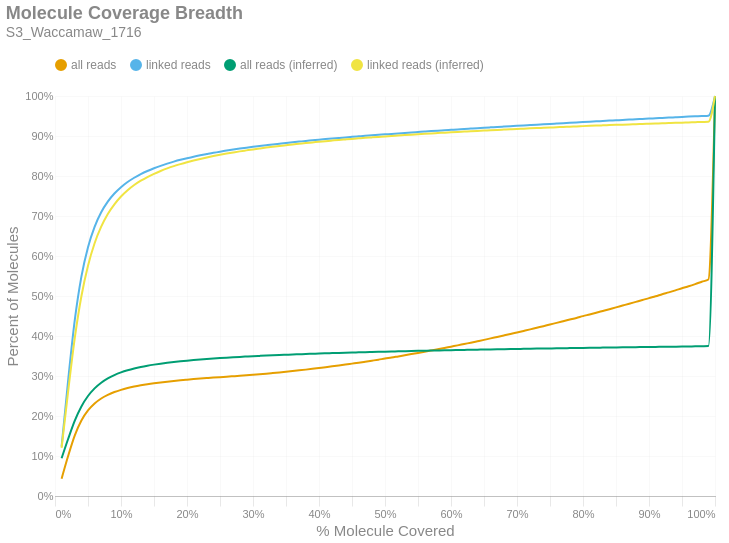

Notebook code cell kept with this figure:
### Markdown cell above
### Molecule Read Coverage
This chart shows molecule coverage breadth as computed by the number of bases aligned to that molecule. In other words, "*how much of each unique long molecule is actually sequenced/aligned?*" Keep in mind there is a distinction between sequences and alignments, since some sequences belonging to a particular molecule may not align well and wouldn't appear in the alignment data. This chart also shows molecule coverage breadth as computed by the *inferred fragment* from which the aligned sequences originate. Unlike read coverage, this calculation takes into account the total insert size, including unsequenced gaps between the forward and reverse reads. Like the previous figures, these are cumulative percents.

### Code cell
if SKIPLR:
    print_html(f"Skipped")
else:
    binned_df = consolidated_hist(valids['coverage_bp'], mask, 0.01, True)
    binned_df_inf = consolidated_hist(valids['coverage_inserts'], mask, 0.01, True)
    binned_df = binned_df.with_columns(pl.lit(binned_df_inf['all reads (cumsum)']).alias('all reads (inferred)'))
    binned_df = binned_df.with_columns(pl.lit(binned_df_inf['linked reads (cumsum)']).alias('linked reads (inferred)'))
    binned_df = binned_df.with_columns(
        (pl.col('bin').cast(pl.Float64) + 0.01).alias('right_edge')
    )

    with SafeRender(binned_df):
        (
            density_plot(binned_df, 'Molecule Coverage Breadth', samplename, 'molcov', ['all reads (inferred)','linked reads (inferred)'])
            .encode(
                #x=alt.X('bin:Q', title="% Molecule Covered").axis(format = '%').scale(padding=0),
                x=alt.X('right_edge:Q', title="% Molecule Covered").axis(format='%').scale(padding=0),
                y=alt.Y('value:Q', title='Percent of Molecules')
                    .axis(format='%')
                    .stack(False)
                    .scale(domainMin=0, padding=0),
                color=alt.Color("key:N").scale(domain = ["all reads", "linked reads", "all reads (inferred)", "linked reads (inferred)"]),
                tooltip = [
                    alt.Tooltip("key:N", title = "Data Type"),
                    alt.Tooltip("range_label:N", title="% Molecule Covered"),
                    alt.Tooltip("value:Q", format = ".2%", title="% Molecules")
                ]
            )
        ).display()

### Figure 1 — Vega-Lite specification as saved in the notebook (floating-point values rounded to 4 significant figures)
{"width": "container", "height": 400, "config": {"title": {"anchor": "start", "dy": -15, "fontSize": 18, "color": "#888888", "subtitleColor": "#888888", "subtitleFontSize": 14}, "arc": {"fill": "#0072B2"}, "axis": {"domainColor": "#888888", "domainWidth": 0.5, "gridWidth": 0.2, "grid": false, "titleFontWeight": 400, "titleFontSize": 15, "labelFontSize": 11, "labelColor": "#888888", "tickColor": "#888888", "tickWidth": 0.2, "titleColor": "#888888"}, "axisBand": {"grid": false}, "axisX": {"grid": true, "tickSize": 10, "domainCap": "round"}, "axisY": {"domain": false, "grid": true, "tickSize": 0, "domainCap": "round"}, "background": "transparent", "header": {"labelFontSize": 15, "labelColor": "#888888", "titleFontSize": 15, "titleFontWeight": 600, "titleColor": "#888888"}, "legend": {"labelFont": "sans-serif", "labelFontSize": 12, "labelColor": "#888888", "symbolSize": 100, "symbolType": "circle", "titleFontSize": 12, "titlePadding": 10, "titleColor": "#888888", "title": null, "orient": "top"}, "range": {"category": ["#E69F00", "#56B4E9", "#009E73", "#F0E442", "#0072B2", "#D55E00", "#CC79A7", "#000000"], "diverging": ["#cfe8f3", "#a2d4ec", "#73bfe2", "#46abdb", "#1696d2", "#12719e"]}, "area": {"fill": "#0072B2", "fillOpacity": 0.7, "line": true, "strokeOpacity": 0.7}, "line": {"color": "#0072B2", "stroke": "#0072B2", "strokeWidth": 2}, "trail": {"color": "#0072B2", "stroke": "#0072B2", "strokeWidth": 0, "size": 1}, "point": {"filled": true, "fillOpacity": 1.0, "size": 95}, "text": {"color": "#888888", "fontSize": 11, "align": "right", "fontWeight": 400, "size": 11}, "bar": {"fill": "#0072B2", "stroke": null}, "view": {"stroke": null, "continuousWidth": 660, "continuousHeight": 400}}, "data": {"name": "data-76075238fbc9b7bfaa3f07ce54e9b107"}, "mark": {"type": "line", "interpolate": "monotone", "point": {"opacity": 0, "size": 275}}, "encoding": {"color": {"field": "key", "scale": {"domain": ["all reads", "linked reads", "all reads (inferred)", "linked reads (inferred)"]}, "type": "nominal"}, "tooltip": [{"field": "key", "title": "Data Type", "type": "nominal"}, {"field": "range_label", "title": "% Molecule Covered", "type": "nominal"}, {"field": "value", "format": ".2%", "title": "% Molecules", "type": "quantitative"}], "x": {"axis": {"format": "%"}, "field": "right_edge", "scale": {"padding": 0}, "title": "% Molecule Covered", "type": "quantitative"}, "y": {"axis": {"format": "%"}, "field": "value", "scale": {"domainMin": 0, "padding": 0}, "stack": false, "title": "Percent of Molecules", "type": "quantitative"}}, "params": [{"name": "param_c36ac31b6afebe62", "select": {"type": "point", "fields": ["key"]}, "bind": "legend"}], "title": {"text": "Molecule Coverage Breadth", "subtitle": "S3_Waccamaw_1716"}, "transform": [{"fold": ["all reads (cumsum)", "linked reads (cumsum)", "all reads (inferred)", "linked reads (inferred)"]}, {"calculate": "replace(datum.key, ' (cumsum)', '')", "as": "key"}, {"filter": {"param": "param_c36ac31b6afebe62"}}], "usermeta": {"embedOptions": {"downloadFileName": "S3_Waccamaw_1716.molcov"}}, "$schema": "https://vega.github.io/schema/vega-lite/v6.1.0.json", "datasets": {"data-76075238fbc9b7bfaa3f07ce54e9b107": [{"bin": "0.0", "interval": "0.0-0.01", "all reads": 0.04338, "linked reads": 0.1235, "all reads (cumsum)": 0.04338, "linked reads (cumsum)": 0.1235, "range_label": "0.0-0.01", "all reads (inferred)": 0.09442, "linked reads (inferred)": 0.1205, "right_edge": 0.01}, {"bin": "0.01", "interval": "0.01-0.02", "all reads": 0.05725, "linked reads": 0.167, "all reads (cumsum)": 0.1006, "linked reads (cumsum)": 0.2904, "range_label": "0.01-0.02", "all reads (inferred)": 0.1432, "linked reads (inferred)": 0.2626, "right_edge": 0.02}, {"bin": "0.02", "interval": "0.02-0.03", "all reads": 0.05107, "linked reads": 0.1496, "all reads (cumsum)": 0.1517, "linked reads (cumsum)": 0.44, "range_label": "0.02-0.03", "all reads (inferred)": 0.1885, "linked reads (inferred)": 0.3953, "right_edge": 0.03}, {"bin": "0.03", "interval": "0.03-0.04", "all reads": 0.03705, "linked reads": 0.1084, "all reads (cumsum)": 0.1888, "linked reads (cumsum)": 0.5484, "range_label": "0.03-0.04", "all reads (inferred)": 0.2239, "linked reads (inferred)": 0.4993, "right_edge": 0.04}, {"bin": "0.04", "interval": "0.04-0.05", "all reads": 0.02519, "linked reads": 0.07372, "all reads (cumsum)": 0.2139, "linked reads (cumsum)": 0.6222, "range_label": "0.04-0.05", "all reads (inferred)": 0.2499, "linked reads (inferred)": 0.5757, "right_edge": 0.05}, {"bin": "0.05", "interval": "0.05-0.06", "all reads": 0.01742, "linked reads": 0.0509, "all reads (cumsum)": 0.2314, "linked reads (cumsum)": 0.6731, "range_label": "0.05-0.06", "all reads (inferred)": 0.2691, "linked reads (inferred)": 0.6319, "right_edge": 0.06}, {"bin": "0.06", "interval": "0.06-0.07", "all reads": 0.01245, "linked reads": 0.03634, "all reads (cumsum)": 0.2438, "linked reads (cumsum)": 0.7094, "range_label": "0.06-0.07", "all reads (inferred)": 0.2832, "linked reads (inferred)": 0.6734, "right_edge": 0.07}, {"bin": "0.07", "interval": "0.07-0.08", "all reads": 0.00909, "linked reads": 0.0265, "all reads (cumsum)": 0.2529, "linked reads (cumsum)": 0.7359, "range_label": "0.07-0.08", "all reads (inferred)": 0.2941, "linked reads (inferred)": 0.7051, "right_edge": 0.08}, {"bin": "0.08", "interval": "0.08-0.09", "all reads": 0.006992, "linked reads": 0.02028, "all reads (cumsum)": 0.2599, "linked reads (cumsum)": 0.7562, "range_label": "0.08-0.09", "all reads (inferred)": 0.3023, "linked reads (inferred)": 0.7292, "right_edge": 0.09}, {"bin": "0.09", "interval": "0.09-0.1", "all reads": 0.005474, "linked reads": 0.01585, "all reads (cumsum)": 0.2654, "linked reads (cumsum)": 0.772, "range_label": "0.09-0.1", "all reads (inferred)": 0.309, "linked reads (inferred)": 0.7487, "right_edge": 0.1}, {"bin": "0.1", "interval": "0.1-0.11", "all reads": 0.004454, "linked reads": 0.01285, "all reads (cumsum)": 0.2698, "linked reads (cumsum)": 0.7849, "range_label": "0.1-0.11", "all reads (inferred)": 0.3143, "linked reads (inferred)": 0.7644, "right_edge": 0.11}, {"bin": "0.11", "interval": "0.11-0.12", "all reads": 0.003717, "linked reads": 0.01071, "all reads (cumsum)": 0.2735, "linked reads (cumsum)": 0.7956, "range_label": "0.11-0.12", "all reads (inferred)": 0.3188, "linked reads (inferred)": 0.7774, "right_edge": 0.12}, {"bin": "0.12", "interval": "0.12-0.13", "all reads": 0.003135, "linked reads": 0.00902, "all reads (cumsum)": 0.2767, "linked reads (cumsum)": 0.8046, "range_label": "0.12-0.13", "all reads (inferred)": 0.3225, "linked reads (inferred)": 0.7883, "right_edge": 0.13}, {"bin": "0.13", "interval": "0.13-0.14", "all reads": 0.002733, "linked reads": 0.007832, "all reads (cumsum)": 0.2794, "linked reads (cumsum)": 0.8124, "range_label": "0.13-0.14", "all reads (inferred)": 0.3257, "linked reads (inferred)": 0.7975, "right_edge": 0.14}, {"bin": "0.14", "interval": "0.14-0.15", "all reads": 0.002396, "linked reads": 0.006878, "all reads (cumsum)": 0.2818, "linked reads (cumsum)": 0.8193, "range_label": "0.14-0.15", "all reads (inferred)": 0.3284, "linked reads (inferred)": 0.8055, "right_edge": 0.15}, {"bin": "0.15", "interval": "0.15-0.16", "all reads": 0.002142, "linked reads": 0.006074, "all reads (cumsum)": 0.2839, "linked reads (cumsum)": 0.8254, "range_label": "0.15-0.16", "all reads (inferred)": 0.3309, "linked reads (inferred)": 0.8126, "right_edge": 0.16}, {"bin": "0.16", "interval": "0.16-0.17", "all reads": 0.001933, "linked reads": 0.00545, "all reads (cumsum)": 0.2859, "linked reads (cumsum)": 0.8308, "range_label": "0.16-0.17", "all reads (inferred)": 0.3331, "linked reads (inferred)": 0.8189, "right_edge": 0.17}, {"bin": "0.17", "interval": "0.17-0.18", "all reads": 0.001802, "linked reads": 0.005029, "all reads (cumsum)": 0.2877, "linked reads (cumsum)": 0.8359, "range_label": "0.17-0.18", "all reads (inferred)": 0.335, "linked reads (inferred)": 0.8246, "right_edge": 0.18}, {"bin": "0.18", "interval": "0.18-0.19", "all reads": 0.001645, "linked reads": 0.004533, "all reads (cumsum)": 0.2893, "linked reads (cumsum)": 0.8404, "range_label": "0.18-0.19", "all reads (inferred)": 0.3368, "linked reads (inferred)": 0.8297, "right_edge": 0.19}, {"bin": "0.19", "interval": "0.19-0.2", "all reads": 0.001472, "linked reads": 0.003995, "all reads (cumsum)": 0.2908, "linked reads (cumsum)": 0.8444, "range_label": "0.19-0.2", "all reads (inferred)": 0.3384, "linked reads (inferred)": 0.8344, "right_edge": 0.2}, {"bin": "0.2", "interval": "0.2-0.21", "all reads": 0.001412, "linked reads": 0.003808, "all reads (cumsum)": 0.2922, "linked reads (cumsum)": 0.8482, "range_label": "0.2-0.21", "all reads (inferred)": 0.3398, "linked reads (inferred)": 0.8386, "right_edge": 0.21}, {"bin": "0.21", "interval": "0.21-0.22", "all reads": 0.001311, "linked reads": 0.003468, "all reads (cumsum)": 0.2935, "linked reads (cumsum)": 0.8517, "range_label": "0.21-0.22", "all reads (inferred)": 0.3412, "linked reads (inferred)": 0.8426, "right_edge": 0.22}, {"bin": "0.22", "interval": "0.22-0.23", "all reads": 0.001252, "linked reads": 0.003237, "all reads (cumsum)": 0.2948, "linked reads (cumsum)": 0.8549, "range_label": "0.22-0.23", "all reads (inferred)": 0.3425, "linked reads (inferred)": 0.8463, "right_edge": 0.23}, {"bin": "0.23", "interval": "0.23-0.24", "all reads": 0.001226, "linked reads": 0.003155, "all reads (cumsum)": 0.296, "linked reads (cumsum)": 0.8581, "range_label": "0.23-0.24", "all reads (inferred)": 0.3437, "linked reads (inferred)": 0.8498, "right_edge": 0.24}, {"bin": "0.24", "interval": "0.24-0.25", "all reads": 0.001132, "linked reads": 0.002828, "all reads (cumsum)": 0.2971, "linked reads (cumsum)": 0.8609, "range_label": "0.24-0.25", "all reads (inferred)": 0.3448, "linked reads (inferred)": 0.853, "right_edge": 0.25}, {"bin": "0.25", "interval": "0.25-0.26", "all reads": 0.001098, "linked reads": 0.002632, "all reads (cumsum)": 0.2982, "linked reads (cumsum)": 0.8635, "range_label": "0.25-0.26", "all reads (inferred)": 0.3459, "linked reads (inferred)": 0.856, "right_edge": 0.26}, {"bin": "0.26", "interval": "0.26-0.27", "all reads": 0.00114, "linked reads": 0.002593, "all reads (cumsum)": 0.2994, "linked reads (cumsum)": 0.8661, "range_label": "0.26-0.27", "all reads (inferred)": 0.3468, "linked reads (inferred)": 0.8588, "right_edge": 0.27}, {"bin": "0.27", "interval": "0.27-0.28", "all reads": 0.001151, "linked reads": 0.002367, "all reads (cumsum)": 0.3005, "linked reads (cumsum)": 0.8685, "range_label": "0.27-0.28", "all reads (inferred)": 0.3478, "linked reads (inferred)": 0.8615, "right_edge": 0.28}, {"bin": "0.28", "interval": "0.28-0.29", "all reads": 0.001204, "linked reads": 0.002251, "all reads (cumsum)": 0.3017, "linked reads (cumsum)": 0.8707, "range_label": "0.28-0.29", "all reads (inferred)": 0.3487, "linked reads (inferred)": 0.864, "right_edge": 0.29}, {"bin": "0.29", "interval": "0.29-0.3", "all reads": 0.001309, "linked reads": 0.002165, "all reads (cumsum)": 0.303, "linked reads (cumsum)": 0.8729, "range_label": "0.29-0.3", "all reads (inferred)": 0.3495, "linked reads (inferred)": 0.8665, "right_edge": 0.3}, {"bin": "0.3", "interval": "0.3-0.31", "all reads": 0.001363, "linked reads": 0.00206, "all reads (cumsum)": 0.3044, "linked reads (cumsum)": 0.875, "range_label": "0.3-0.31", "all reads (inferred)": 0.3503, "linked reads (inferred)": 0.8688, "right_edge": 0.31}, {"bin": "0.31", "interval": "0.31-0.32", "all reads": 0.001452, "linked reads": 0.002054, "all reads (cumsum)": 0.3058, "linked reads (cumsum)": 0.877, "range_label": "0.31-0.32", "all reads (inferred)": 0.3511, "linked reads (inferred)": 0.871, "right_edge": 0.32}, {"bin": "0.32", "interval": "0.32-0.33", "all reads": 0.001551, "linked reads": 0.001999, "all reads (cumsum)": 0.3074, "linked reads (cumsum)": 0.879, "range_label": "0.32-0.33", "all reads (inferred)": 0.3518, "linked reads (inferred)": 0.8731, "right_edge": 0.33}, {"bin": "0.33", "interval": "0.33-0.34", "all reads": 0.001577, "linked reads": 0.00181, "all reads (cumsum)": 0.309, "linked reads (cumsum)": 0.8808, "range_label": "0.33-0.34", "all reads (inferred)": 0.3525, "linked reads (inferred)": 0.8751, "right_edge": 0.34}, {"bin": "0.34", "interval": "0.34-0.35", "all reads": 0.001625, "linked reads": 0.001799, "all reads (cumsum)": 0.3106, "linked reads (cumsum)": 0.8826, "range_label": "0.34-0.35", "all reads (inferred)": 0.3532, "linked reads (inferred)": 0.877, "right_edge": 0.35}, {"bin": "0.35", "interval": "0.35-0.36", "all reads": 0.001706, "linked reads": 0.001718, "all reads (cumsum)": 0.3123, "linked reads (cumsum)": 0.8843, "range_label": "0.35-0.36", "all reads (inferred)": 0.3538, "linked reads (inferred)": 0.8789, "right_edge": 0.36}, {"bin": "0.36", "interval": "0.36-0.37", "all reads": 0.001777, "linked reads": 0.001645, "all reads (cumsum)": 0.3141, "linked reads (cumsum)": 0.886, "range_label": "0.36-0.37", "all reads (inferred)": 0.3544, "linked reads (inferred)": 0.8806, "right_edge": 0.37}, {"bin": "0.37", "interval": "0.37-0.38", "all reads": 0.001866, "linked reads": 0.001649, "all reads (cumsum)": 0.316, "linked reads (cumsum)": 0.8876, "range_label": "0.37-0.38", "all reads (inferred)": 0.355, "linked reads (inferred)": 0.8824, "right_edge": 0.38}, {"bin": "0.38", "interval": "0.38-0.39", "all reads": 0.00194, "linked reads": 0.001553, "all reads (cumsum)": 0.3179, "linked reads (cumsum)": 0.8892, "range_label": "0.38-0.39", "all reads (inferred)": 0.3556, "linked reads (inferred)": 0.884, "right_edge": 0.39}, {"bin": "0.39", "interval": "0.39-0.4", "all reads": 0.00205, "linked reads": 0.0016, "all reads (cumsum)": 0.3199, "linked reads (cumsum)": 0.8908, "range_label": "0.39-0.4", "all reads (inferred)": 0.3562, "linked reads (inferred)": 0.8856, "right_edge": 0.4}, {"bin": "0.4", "interval": "0.4-0.41", "all reads": 0.00204, "linked reads": 0.001448, "all reads (cumsum)": 0.322, "linked reads (cumsum)": 0.8922, "range_label": "0.4-0.41", "all reads (inferred)": 0.3567, "linked reads (inferred)": 0.8871, "right_edge": 0.41}, {"bin": "0.41", "interval": "0.41-0.42", "all reads": 0.002136, "linked reads": 0.001471, "all reads (cumsum)": 0.3241, "linked reads (cumsum)": 0.8937, "range_label": "0.41-0.42", "all reads (inferred)": 0.3572, "linked reads (inferred)": 0.8886, "right_edge": 0.42}, {"bin": "0.42", "interval": "0.42-0.43", "all reads": 0.002222, "linked reads": 0.001416, "all reads (cumsum)": 0.3263, "linked reads (cumsum)": 0.8951, "range_label": "0.42-0.43", "all reads (inferred)": 0.3578, "linked reads (inferred)": 0.8901, "right_edge": 0.43}, {"bin": "0.43", "interval": "0.43-0.44", "all reads": 0.002272, "linked reads": 0.001386, "all reads (cumsum)": 0.3286, "linked reads (cumsum)": 0.8965, "range_label": "0.43-0.44", "all reads (inferred)": 0.3582, "linked reads (inferred)": 0.8915, "right_edge": 0.44}, {"bin": "0.44", "interval": "0.44-0.45", "all reads": 0.002344, "linked reads": 0.001313, "all reads (cumsum)": 0.331, "linked reads (cumsum)": 0.8978, "range_label": "0.44-0.45", "all reads (inferred)": 0.3587, "linked reads (inferred)": 0.8928, "right_edge": 0.45}, {"bin": "0.45", "interval": "0.45-0.46", "all reads": 0.00234, "linked reads": 0.001301, "all reads (cumsum)": 0.3333, "linked reads (cumsum)": 0.8991, "range_label": "0.45-0.46", "all reads (inferred)": 0.3592, "linked reads (inferred)": 0.8941, "right_edge": 0.46}, {"bin": "0.46", "interval": "0.46-0.47", "all reads": 0.002481, "linked reads": 0.001296, "all reads (cumsum)": 0.3358, "linked reads (cumsum)": 0.9004, "range_label": "0.46-0.47", "all reads (inferred)": 0.3596, "linked reads (inferred)": 0.8953, "right_edge": 0.47}, {"bin": "0.47", "interval": "0.47-0.48", "all reads": 0.00252, "linked reads": 0.001199, "all reads (cumsum)": 0.3383, "linked reads (cumsum)": 0.9016, "range_label": "0.47-0.48", "all reads (inferred)": 0.36, "linked reads (inferred)": 0.8965, "right_edge": 0.48}, {"bin": "0.48", "interval": "0.48-0.49", "all reads": 0.002542, "linked reads": 0.001259, "all reads (cumsum)": 0.3408, "linked reads (cumsum)": 0.9029, "range_label": "0.48-0.49", "all reads (inferred)": 0.3605, "linked reads (inferred)": 0.8977, "right_edge": 0.49}, {"bin": "0.49", "interval": "0.49-0.5", "all reads": 0.002828, "linked reads": 0.001225, "all reads (cumsum)": 0.3437, "linked reads (cumsum)": 0.9041, "range_label": "0.49-0.5", "all reads (inferred)": 0.3609, "linked reads (inferred)": 0.899, "right_edge": 0.5}, {"bin": "0.5", "interval": "0.5-0.51", "all reads": 0.002504, "linked reads": 0.001159, "all reads (cumsum)": 0.3462, "linked reads (cumsum)": 0.9053, "range_label": "0.5-0.51", "all reads (inferred)": 0.3613, "linked reads (inferred)": 0.9002, "right_edge": 0.51}, {"bin": "0.51", "interval": "0.51-0.52", "all reads": 0.00285, "linked reads": 0.001246, "all reads (cumsum)": 0.349, "linked reads (cumsum)": 0.9065, "range_label": "0.51-0.52", "all reads (inferred)": 0.3617, "linked reads (inferred)": 0.9012, "right_edge": 0.52}, {"bin": "0.52", "interval": "0.52-0.53", "all reads": 0.002816, "linked reads": 0.00113, "all reads (cumsum)": 0.3518, "linked reads (cumsum)": 0.9076, "range_label": "0.52-0.53", "all reads (inferred)": 0.3621, "linked reads (inferred)": 0.9023, "right_edge": 0.53}, {"bin": "0.53", "interval": "0.53-0.54", "all reads": 0.002905, "linked reads": 0.001205, "all reads (cumsum)": 0.3547, "linked reads (cumsum)": 0.9089, "range_label": "0.53-0.54", "all reads (inferred)": 0.3625, "linked reads (inferred)": 0.9034, "right_edge": 0.54}, {"bin": "0.54", "interval": "0.54-0.55", "all reads": 0.00296, "linked reads": 0.001145, "all reads (cumsum)": 0.3577, "linked reads (cumsum)": 0.91, "range_label": "0.54-0.55", "all reads (inferred)": 0.3629, "linked reads (inferred)": 0.9045, "right_edge": 0.55}, {"bin": "0.55", "interval": "0.55-0.56", "all reads": 0.00305, "linked reads": 0.001148, "all reads (cumsum)": 0.3607, "linked reads (cumsum)": 0.9111, "range_label": "0.55-0.56", "all reads (inferred)": 0.3632, "linked reads (inferred)": 0.9055, "right_edge": 0.56}, {"bin": "0.56", "interval": "0.56-0.57", "all reads": 0.003077, "linked reads": 0.001124, "all reads (cumsum)": 0.3638, "linked reads (cumsum)": 0.9123, "range_label": "0.56-0.57", "all reads (inferred)": 0.3636, "linked reads (inferred)": 0.9065, "right_edge": 0.57}, {"bin": "0.57", "interval": "0.57-0.58", "all reads": 0.003089, "linked reads": 0.001072, "all reads (cumsum)": 0.3669, "linked reads (cumsum)": 0.9133, "range_label": "0.57-0.58", "all reads (inferred)": 0.3639, "linked reads (inferred)": 0.9074, "right_edge": 0.58}, {"bin": "0.58", "interval": "0.58-0.59", "all reads": 0.003142, "linked reads": 0.001031, "all reads (cumsum)": 0.3701, "linked reads (cumsum)": 0.9144, "range_label": "0.58-0.59", "all reads (inferred)": 0.3643, "linked reads (inferred)": 0.9083, "right_edge": 0.59}, {"bin": "0.59", "interval": "0.59-0.6", "all reads": 0.003306, "linked reads": 0.001067, "all reads (cumsum)": 0.3734, "linked reads (cumsum)": 0.9154, "range_label": "0.59-0.6", "all reads (inferred)": 0.3646, "linked reads (inferred)": 0.9092, "right_edge": 0.6}, {"bin": "0.6", "interval": "0.6-0.61", "all reads": 0.003189, "linked reads": 0.001063, "all reads (cumsum)": 0.3766, "linked reads (cumsum)": 0.9165, "range_label": "0.6-0.61", "all reads (inferred)": 0.3649, "linked reads (inferred)": 0.9101, "right_edge": 0.61}, {"bin": "0.61", "interval": "0.61-0.62", "all reads": 0.003438, "linked reads": 0.001103, "all reads (cumsum)": 0.38, "linked reads (cumsum)": 0.9176, "range_label": "0.61-0.62", "all reads (inferred)": 0.3652, "linked reads (inferred)": 0.911, "right_edge": 0.62}, {"bin": "0.62", "interval": "0.62-0.63", "all reads": 0.003336, "linked reads": 0.0009982, "all reads (cumsum)": 0.3833, "linked reads (cumsum)": 0.9186, "range_label": "0.62-0.63", "all reads (inferred)": 0.3656, "linked reads (inferred)": 0.9119, "right_edge": 0.63}, {"bin": "0.63", "interval": "0.63-0.64", "all reads": 0.003472, "linked reads": 0.001008, "all reads (cumsum)": 0.3868, "linked reads (cumsum)": 0.9196, "range_label": "0.63-0.64", "all reads (inferred)": 0.3659, "linked reads (inferred)": 0.9127, "right_edge": 0.64}, {"bin": "0.64", "interval": "0.64-0.65", "all reads": 0.003525, "linked reads": 0.001062, "all reads (cumsum)": 0.3903, "linked reads (cumsum)": 0.9207, "range_label": "0.64-0.65", "all reads (inferred)": 0.3662, "linked reads (inferred)": 0.9136, "right_edge": 0.65}, {"bin": "0.65", "interval": "0.65-0.66", "all reads": 0.003779, "linked reads": 0.0009633, "all reads (cumsum)": 0.3941, "linked reads (cumsum)": 0.9216, "range_label": "0.65-0.66", "all reads (inferred)": 0.3665, "linked reads (inferred)": 0.9144, "right_edge": 0.66}, {"bin": "0.66", "interval": "0.66-0.67", "all reads": 0.003548, "linked reads": 0.0009355, "all reads (cumsum)": 0.3977, "linked reads (cumsum)": 0.9226, "range_label": "0.66-0.67", "all reads (inferred)": 0.3668, "linked reads (inferred)": 0.9153, "right_edge": 0.67}, {"bin": "0.67", "interval": "0.67-0.68", "all reads": 0.003636, "linked reads": 0.0009818, "all reads (cumsum)": 0.4013, "linked reads (cumsum)": 0.9236, "range_label": "0.67-0.68", "all reads (inferred)": 0.3671, "linked reads (inferred)": 0.9161, "right_edge": 0.68}, {"bin": "0.68", "interval": "0.68-0.69", "all reads": 0.003708, "linked reads": 0.0009972, "all reads (cumsum)": 0.405, "linked reads (cumsum)": 0.9246, "range_label": "0.68-0.69", "all reads (inferred)": 0.3674, "linked reads (inferred)": 0.9168, "right_edge": 0.69}, {"bin": "0.69", "interval": "0.69-0.7", "all reads": 0.003881, "linked reads": 0.001032, "all reads (cumsum)": 0.4089, "linked reads (cumsum)": 0.9256, "range_label": "0.69-0.7", "all reads (inferred)": 0.3677, "linked reads (inferred)": 0.9176, "right_edge": 0.7}, {"bin": "0.7", "interval": "0.7-0.71", "all reads": 0.003855, "linked reads": 0.0009571, "all reads (cumsum)": 0.4127, "linked reads (cumsum)": 0.9265, "range_label": "0.7-0.71", "all reads (inferred)": 0.3679, "linked reads (inferred)": 0.9184, "right_edge": 0.71}, {"bin": "0.71", "interval": "0.71-0.72", "all reads": 0.003885, "linked reads": 0.0008883, "all reads (cumsum)": 0.4166, "linked reads (cumsum)": 0.9274, "range_label": "0.71-0.72", "all reads (inferred)": 0.3682, "linked reads (inferred)": 0.9191, "right_edge": 0.72}, {"bin": "0.72", "interval": "0.72-0.73", "all reads": 0.00404, "linked reads": 0.0009119, "all reads (cumsum)": 0.4207, "linked reads (cumsum)": 0.9283, "range_label": "0.72-0.73", "all reads (inferred)": 0.3685, "linked reads (inferred)": 0.9199, "right_edge": 0.73}, {"bin": "0.73", "interval": "0.73-0.74", "all reads": 0.003927, "linked reads": 0.0009869, "all reads (cumsum)": 0.4246, "linked reads (cumsum)": 0.9293, "range_label": "0.73-0.74", "all reads (inferred)": 0.3687, "linked reads (inferred)": 0.9205, "right_edge": 0.74}, {"bin": "0.74", "interval": "0.74-0.75", "all reads": 0.004202, "linked reads": 0.0009489, "all reads (cumsum)": 0.4288, "linked reads (cumsum)": 0.9303, "range_label": "0.74-0.75", "all reads (inferred)": 0.369, "linked reads (inferred)": 0.9212, "right_edge": 0.75}, {"bin": "0.75", "interval": "0.75-0.76", "all reads": 0.00398, "linked reads": 0.0009109, "all reads (cumsum)": 0.4328, "linked reads (cumsum)": 0.9312, "range_label": "0.75-0.76", "all reads (inferred)": 0.3692, "linked reads (inferred)": 0.9219, "right_edge": 0.76}, {"bin": "0.76", "interval": "0.76-0.77", "all reads": 0.004125, "linked reads": 0.0009109, "all reads (cumsum)": 0.4369, "linked reads (cumsum)": 0.9321, "range_label": "0.76-0.77", "all reads (inferred)": 0.3695, "linked reads (inferred)": 0.9226, "right_edge": 0.77}, {"bin": "0.77", "interval": "0.77-0.78", "all reads": 0.004169, "linked reads": 0.0009222, "all reads (cumsum)": 0.4411, "linked reads (cumsum)": 0.933, "range_label": "0.77-0.78", "all reads (inferred)": 0.3698, "linked reads (inferred)": 0.9233, "right_edge": 0.78}, {"bin": "0.78", "interval": "0.78-0.79", "all reads": 0.004143, "linked reads": 0.0009355, "all reads (cumsum)": 0.4452, "linked reads (cumsum)": 0.934, "range_label": "0.78-0.79", "all reads (inferred)": 0.37, "linked reads (inferred)": 0.924, "right_edge": 0.79}, {"bin": "0.79", "interval": "0.79-0.8", "all reads": 0.004524, "linked reads": 0.0009499, "all reads (cumsum)": 0.4497, "linked reads (cumsum)": 0.9349, "range_label": "0.79-0.8", "all reads (inferred)": 0.3703, "linked reads (inferred)": 0.9247, "right_edge": 0.8}, {"bin": "0.8", "interval": "0.8-0.81", "all reads": 0.004151, "linked reads": 0.0009099, "all reads (cumsum)": 0.4539, "linked reads (cumsum)": 0.9358, "range_label": "0.8-0.81", "all reads (inferred)": 0.3705, "linked reads (inferred)": 0.9254, "right_edge": 0.81}, {"bin": "0.81", "interval": "0.81-0.82", "all reads": 0.004266, "linked reads": 0.0008503, "all reads (cumsum)": 0.4581, "linked reads (cumsum)": 0.9367, "range_label": "0.81-0.82", "all reads (inferred)": 0.3708, "linked reads (inferred)": 0.926, "right_edge": 0.82}, {"bin": "0.82", "interval": "0.82-0.83", "all reads": 0.004468, "linked reads": 0.0008986, "all reads (cumsum)": 0.4626, "linked reads (cumsum)": 0.9376, "range_label": "0.82-0.83", "all reads (inferred)": 0.371, "linked reads (inferred)": 0.9266, "right_edge": 0.83}, {"bin": "0.83", "interval": "0.83-0.84", "all reads": 0.004462, "linked reads": 0.000877, "all reads (cumsum)": 0.4671, "linked reads (cumsum)": 0.9384, "range_label": "0.83-0.84", "all reads (inferred)": 0.3712, "linked reads (inferred)": 0.9272, "right_edge": 0.84}, {"bin": "0.84", "interval": "0.84-0.85", "all reads": 0.004428, "linked reads": 0.000838, "all reads (cumsum)": 0.4715, "linked reads (cumsum)": 0.9393, "range_label": "0.84-0.85", "all reads (inferred)": 0.3714, "linked reads (inferred)": 0.9278, "right_edge": 0.85}, {"bin": "0.85", "interval": "0.85-0.86", "all reads": 0.004557, "linked reads": 0.0008688, "all reads (cumsum)": 0.4761, "linked reads (cumsum)": 0.9401, "range_label": "0.85-0.86", "all reads (inferred)": 0.3717, "linked reads (inferred)": 0.9284, "right_edge": 0.86}, {"bin": "0.86", "interval": "0.86-0.87", "all reads": 0.004542, "linked reads": 0.0008257, "all reads (cumsum)": 0.4806, "linked reads (cumsum)": 0.941, "range_label": "0.86-0.87", "all reads (inferred)": 0.3719, "linked reads (inferred)": 0.929, "right_edge": 0.87}, {"bin": "0.87", "interval": "0.87-0.88", "all reads": 0.004655, "linked reads": 0.0009212, "all reads (cumsum)": 0.4853, "linked reads (cumsum)": 0.9419, "range_label": "0.87-0.88", "all reads (inferred)": 0.3721, "linked reads (inferred)": 0.9296, "right_edge": 0.88}, {"bin": "0.88", "interval": "0.88-0.89", "all reads": 0.00463, "linked reads": 0.00084, "all reads (cumsum)": 0.4899, "linked reads (cumsum)": 0.9427, "range_label": "0.88-0.89", "all reads (inferred)": 0.3723, "linked reads (inferred)": 0.9301, "right_edge": 0.89}, {"bin": "0.89", "interval": "0.89-0.9", "all reads": 0.004891, "linked reads": 0.000876, "all reads (cumsum)": 0.4948, "linked reads (cumsum)": 0.9436, "range_label": "0.89-0.9", "all reads (inferred)": 0.3725, "linked reads (inferred)": 0.9307, "right_edge": 0.9}, {"bin": "0.9", "interval": "0.9-0.91", "all reads": 0.004503, "linked reads": 0.0007815, "all reads (cumsum)": 0.4993, "linked reads (cumsum)": 0.9444, "range_label": "0.9-0.91", "all reads (inferred)": 0.3728, "linked reads (inferred)": 0.9313, "right_edge": 0.91}, {"bin": "0.91", "interval": "0.91-0.92", "all reads": 0.005237, "linked reads": 0.0008359, "all reads (cumsum)": 0.5045, "linked reads (cumsum)": 0.9452, "range_label": "0.91-0.92", "all reads (inferred)": 0.373, "linked reads (inferred)": 0.9318, "right_edge": 0.92}, {"bin": "0.92", "interval": "0.92-0.93", "all reads": 0.004566, "linked reads": 0.0008195, "all reads (cumsum)": 0.5091, "linked reads (cumsum)": 0.946, "range_label": "0.92-0.93", "all reads (inferred)": 0.3732, "linked reads (inferred)": 0.9324, "right_edge": 0.93}, {"bin": "0.93", "interval": "0.93-0.94", "all reads": 0.005022, "linked reads": 0.0007846, "all reads (cumsum)": 0.5141, "linked reads (cumsum)": 0.9468, "range_label": "0.93-0.94", "all reads (inferred)": 0.3734, "linked reads (inferred)": 0.9329, "right_edge": 0.94}, {"bin": "0.94", "interval": "0.94-0.95", "all reads": 0.005465, "linked reads": 0.0007918, "all reads (cumsum)": 0.5196, "linked reads (cumsum)": 0.9476, "range_label": "0.94-0.95", "all reads (inferred)": 0.3736, "linked reads (inferred)": 0.9334, "right_edge": 0.95}, {"bin": "0.95", "interval": "0.95-0.96", "all reads": 0.00477, "linked reads": 0.0008688, "all reads (cumsum)": 0.5243, "linked reads (cumsum)": 0.9485, "range_label": "0.95-0.96", "all reads (inferred)": 0.3739, "linked reads (inferred)": 0.934, "right_edge": 0.96}, {"bin": "0.96", "interval": "0.96-0.97", "all reads": 0.005416, "linked reads": 0.0007661, "all reads (cumsum)": 0.5298, "linked reads (cumsum)": 0.9493, "range_label": "0.96-0.97", "all reads (inferred)": 0.3741, "linked reads (inferred)": 0.9345, "right_edge": 0.97}, {"bin": "0.97", "interval": "0.97-0.98", "all reads": 0.005884, "linked reads": 0.0007291, "all reads (cumsum)": 0.5356, "linked reads (cumsum)": 0.95, "range_label": "0.97-0.98", "all reads (inferred)": 0.3744, "linked reads (inferred)": 0.9351, "right_edge": 0.98}, {"bin": "0.98", "interval": "0.98-0.99", "all reads": 0.005647, "linked reads": 0.0008616, "all reads (cumsum)": 0.5413, "linked reads (cumsum)": 0.9508, "range_label": "0.98-0.99", "all reads (inferred)": 0.3747, "linked reads (inferred)": 0.9355, "right_edge": 0.99}, {"bin": "0.99", "interval": "0.99-1.0", "all reads": 0.4587, "linked reads": 0.04915, "all reads (cumsum)": 1.0, "linked reads (cumsum)": 1.0, "range_label": "0.99-1.0", "all reads (inferred)": 1.0, "linked reads (inferred)": 1.0, "right_edge": 1.0}]}}
